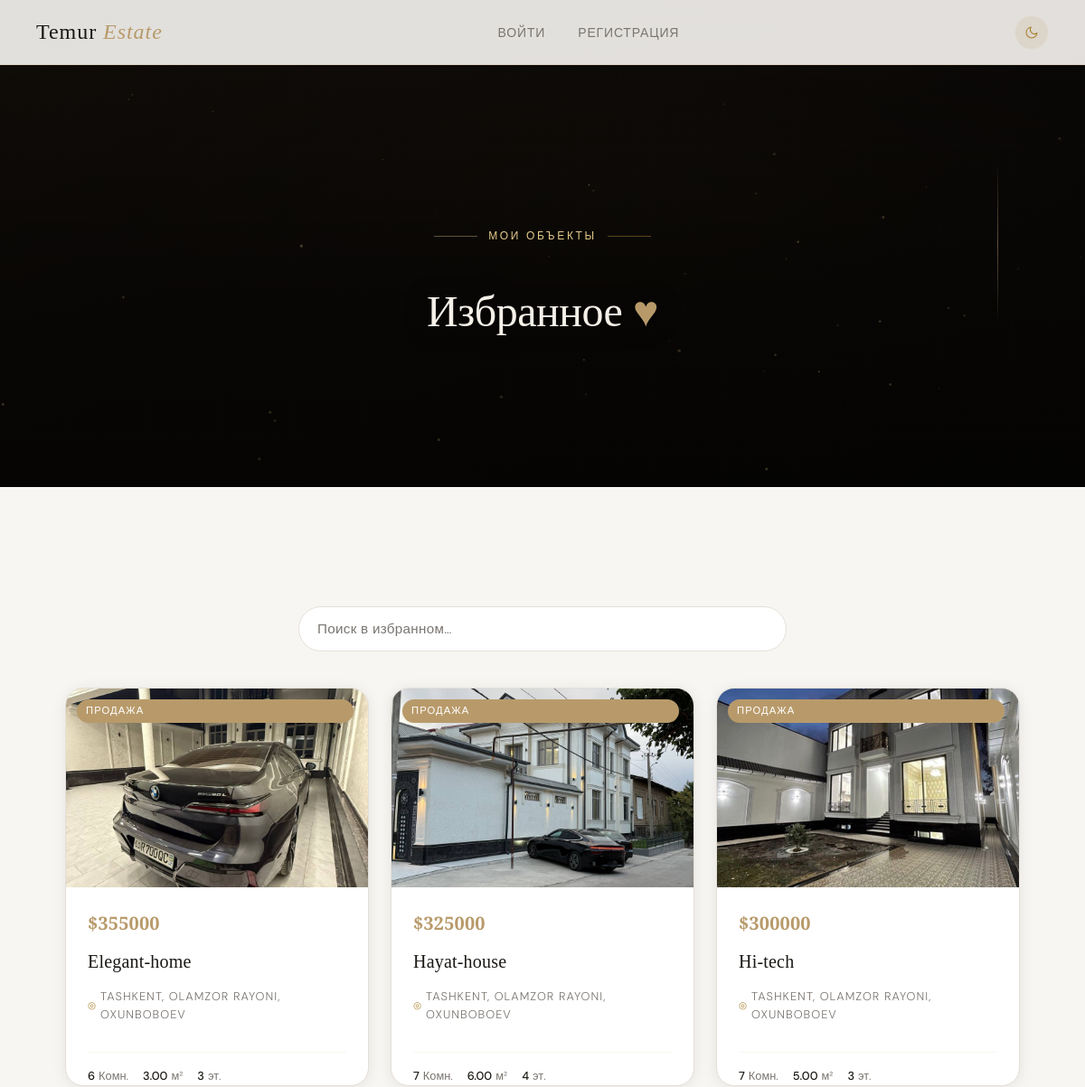
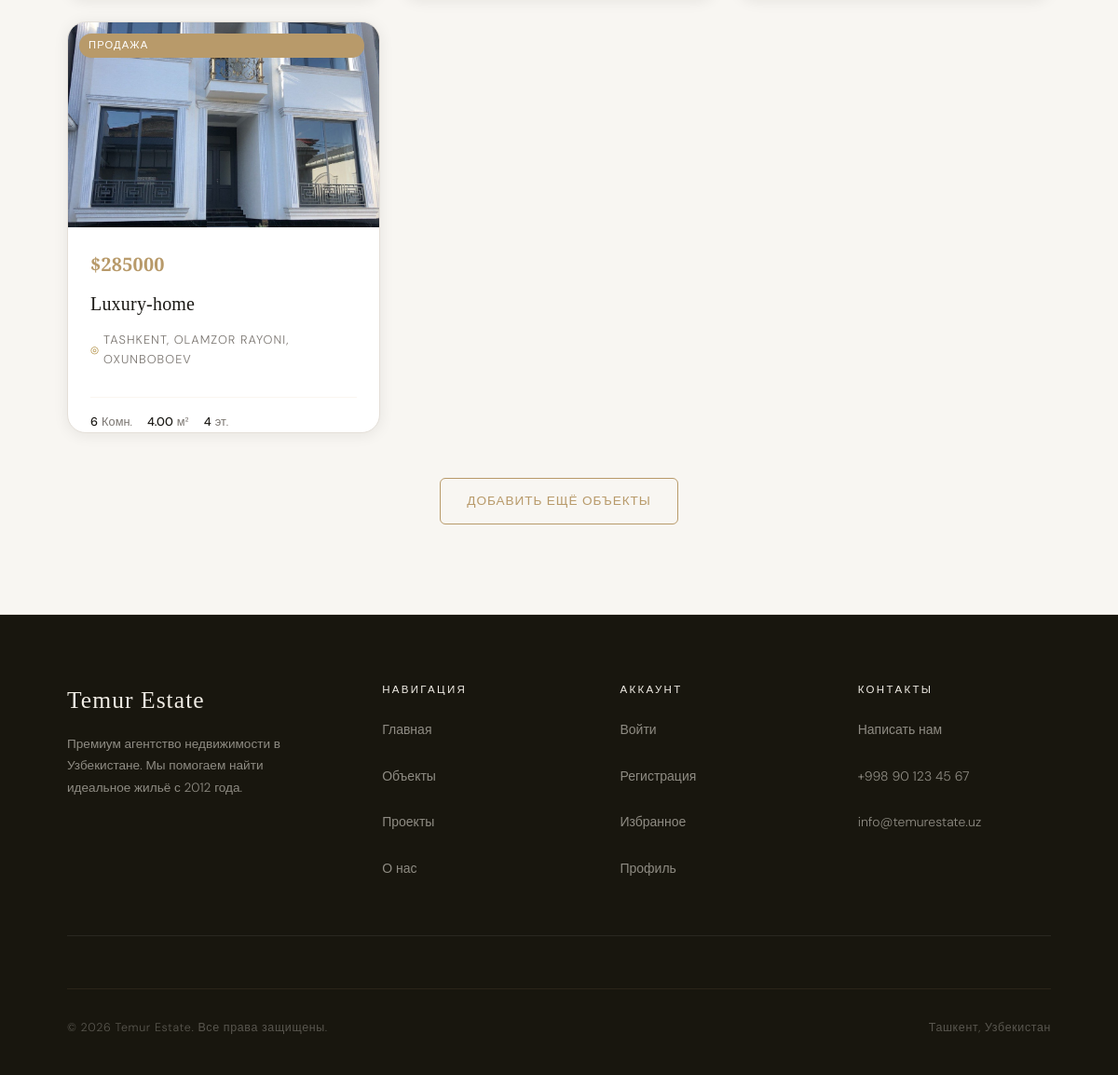
The app's page /favorites/ with its own data (2 pictures, top to bottom).
### app/models.py (models this page shows, shortened)
class Properties(models.Model):
    image = models.ImageField()
    price = models.IntegerField()
    title = models.CharField()
    description = models.TextField()
    location = models.CharField()
    rooms = models.IntegerField()
    areas = models.DecimalField(max_digits=8, decimal_places=2)
    floor = models.IntegerField()

### app/views/other.py (the view)
# urls.py: path('favorites/', FavoritesView.as_view(), name='favorites'),
class FavoritesView(ListView):
    model = Properties
    template_name = 'favorites.html'
    context_object_name = 'properties'

### app/context_processors.py (called while the page is built, shortened)
def cart_data(request):
    if not request.user.is_authenticated:
        return {
            'cart_items_count': 0,
            'cart_total_amount': 0
        }

### app/templates/favorites.html (shortened to what this page needs)
{% extends 'base.html' %}
{% load static %}
{% block content %}
  <section class="hero" style="min-height:32vh;">
    <div class="hero__bg"></div>
    <div class="hero__overlay"></div>
    <div class="hero__content">
      <div class="hero__eyebrow">Мои объекты</div>
      <h1 class="hero__title" style="font-size:clamp(2rem,5vw,3rem);">Избранное <em>♥</em></h1>
    </div>
  </section>
  <section class="section">
    <div class="container">
      <div class="section__search">
        <input id="search" type="search" placeholder="Поиск в избранном…" />
      </div>
      <div class="cards" style="margin-top:40px;">
        {% for property in properties %}
        <a href="{% url 'property-detail' property.pk %}" class="card">
          <div class="card__image">
            {% if property.image %}
                <img src="{{ property.image.url }}" alt="{{ property.title }}" loading="lazy" />
            {% endif %}
            <span class="card__badge">Продажа</span>
          </div>
          <div class="card__body">
            <div class="card__price">${{ property.price }}</div>
            <div class="card__title">{{ property.title }}</div>
            <div class="card__location">{{ property.location }}</div>
            <div class="card__meta">
              <div class="card__meta-item"><strong>{{ property.rooms }}</strong> Комн.</div>
              <div class="card__meta-item"><strong>{{ property.areas }}</strong> м²</div>
              <div class="card__meta-item"><strong>{{ property.floor }}</strong> эт.</div>
            </div>
          </div>
        </a>
        {% empty %}
          <p style="text-align: center; width: 100%; color: var(--muted);">В избранном пока нет объектов. Добавьте их из каталога!</p>
        {% endfor %}
      </div>
      <div style="text-align:center;margin-top:48px;">
        <a href="{% url 'properties' %}" class="button button--ghost">Добавить ещё объекты</a>
      </div>
    </div>
  </section>
{% endblock content %}

### app/templates/base.html (shortened to what this page needs)
{% load static %}
<!DOCTYPE html>
<html lang="ru">
<head>
  <link rel="stylesheet" href="{% static 'style.css' %}" />
</head>
<body>
<nav class="navbar">
    <a href="{% url 'index' %}" class="navbar__logo">Temur <span>Estate</span></a>
    <ul class="navbar__nav">
        {% if user.is_authenticated %}
            <li><a href="{% url 'index' %}">Главная</a></li>
            <li><a href="{% url 'properties' %}">Объекты</a></li>
            <li><a href="{% url 'projects' %}">Проекты</a></li>
            <li><a href="{% url 'about' %}">О нас</a></li>
            <li><a href="{% url 'contact' %}">Контакты</a></li>
            <li><a href="{% url 'savatcha' %}">Корзина</a></li>
            <li><a href="{% url 'profile' %}">Профиль</a></li>
            <li><a href="{% url 'logout' %}">Выйти</a></li>
        {% else %}
            <li><a href="{% url 'login' %}">Войти</a></li>
            <li><a href="{% url 'register' %}">Регистрация</a></li>
        {% endif %}
    </ul>
</nav>
  {% block content %}
  {% endblock %}
  <footer class="footer">
    <div class="container">
      <div class="footer__grid">
        <div>
          <div class="footer__brand">Temur Estate</div>
          <p class="footer__desc">Премиум агентство недвижимости в Узбекистане. Мы помогаем найти идеальное жильё с 2012 года.</p>
        </div>
        <div>
          <div class="footer__heading">Навигация</div>
          <ul class="footer__links">
            <li><a href="{% url 'index' %}">Главная</a></li>
            <li><a href="{% url 'properties' %}">Объекты</a></li>
            <li><a href="{% url 'projects' %}">Проекты</a></li>
            <li><a href="{% url 'about' %}">О нас</a></li>
          </ul>
        </div>
        <div>
          <div class="footer__heading">Аккаунт</div>
          <ul class="footer__links">
            <li><a href="{% url 'login' %}">Войти</a></li>
            <li><a href="{% url 'register' %}">Регистрация</a></li>
            <li><a href="{% url 'favorites' %}">Избранное</a></li>
            <li><a href="{% url 'profile' %}">Профиль</a></li>
          </ul>
        </div>
        <div>
          <div class="footer__heading">Контакты</div>
          <ul class="footer__links">
            <li><a href="{% url 'contact' %}">Написать нам</a></li>
            <li><a href="tel:+998901234567">+998 90 123 45 67</a></li>
            <li><a href="mailto:info@temurestate.uz">info@temurestate.uz</a></li>
          </ul>
        </div>
      </div>
      <div class="footer__bottom">
        <span>© 2026 Temur Estate. Все права защищены.</span>
        <span>Ташкент, Узбекистан</span>
      </div>
    </div>
  </footer>
</body>
</html>

### records on screen
Properties: image (picture), price "355000", title "Elegant-home", location "TASHKENT, OLAMZOR RAYONI, OXUNBOBOEV", rooms "6", areas "3.00", floor "3"
Properties: image (picture), price "325000", title "Hayat-house", location "TASHKENT, OLAMZOR RAYONI, OXUNBOBOEV", rooms "7", areas "6.00", floor "4"
Properties: image (picture), price "300000", title "Hi-tech", location "TASHKENT, OLAMZOR RAYONI, OXUNBOBOEV", rooms "7", areas "5.00", floor "3"
Properties: image (picture), price "285000", title "Luxury-home", location "TASHKENT, OLAMZOR RAYONI, OXUNBOBOEV", rooms "6", areas "4.00", floor "4"
